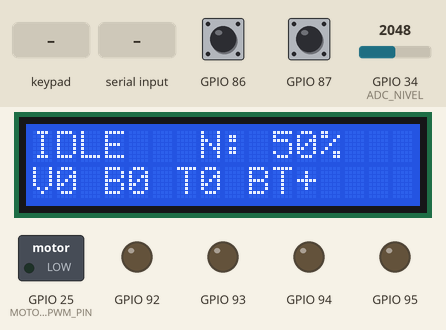
Recording of a sketch running on a simulated ESP32. Parts: 16×2 character LCD, switched loads named in the sketch (green lamp = pin HIGH), output pins drawn as LEDs (lit = HIGH). Wiring (inferred from the signals the program sends): 4×2 keypad with keys 1 2 3 4 5 6 7 8 (labels assumed): rows GPIO 80, GPIO 81, GPIO 82, GPIO 83; columns GPIO 84, GPIO 85. The inputs (shaded band) are chosen by the test bench; at power-on: GPIO 34 (ADC_NIVEL) = 2048, GPIO 86 HIGH, GPIO 87 HIGH (analog values on the 0–4095 scale). Nothing arrives over Bluetooth unless stated; pins used as bus, display or sensor lines are not drawn; what the sketch prints to the serial monitor is not drawn.

Above: at 1.3 s.
1.4 s: key '1' pressed
At 4.1 s:
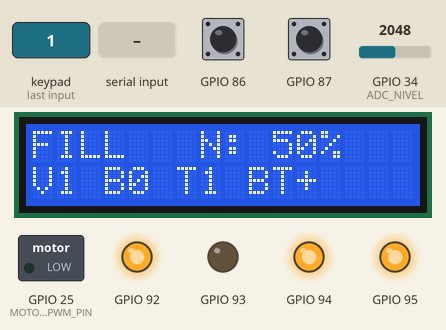
4.4 s: GPIO 34 (ADC_NIVEL) set to 2612
At 5.8 s:
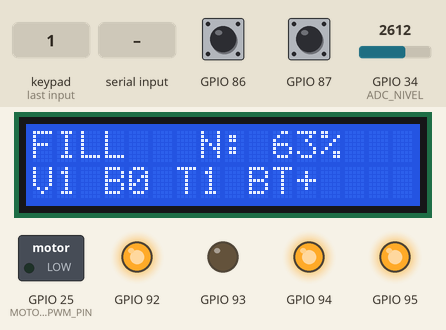
6.1 s: GPIO 34 (ADC_NIVEL) set to 2696
At 7.5 s:
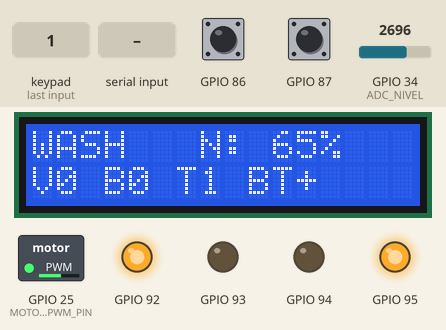
7.8 s: "STOP\n" received over the second serial link
At 8.7 s:
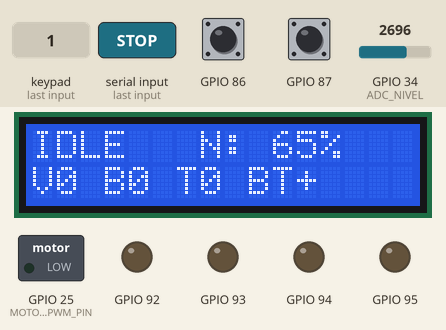
9.3 s: "START\n" received over the second serial link
At 9.8 s:
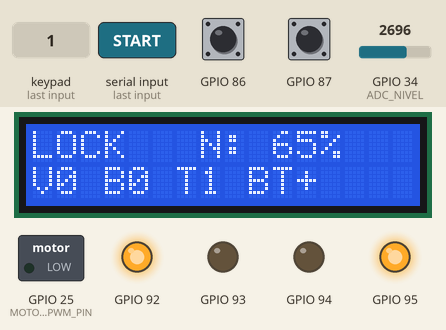
Timing chart, 0 to 39.3 s (numbered marks = the images above; inputs shaded):
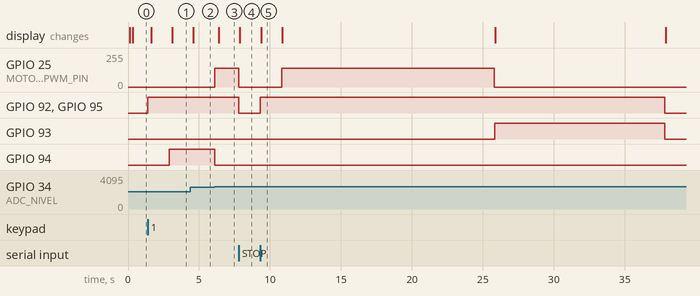

The sketch:

Microcontroladores.ino
```cpp
#include <Arduino.h>
#include <Wire.h>
#include <LiquidCrystal_I2C.h>
#include <Adafruit_MCP23X17.h>
#include <BluetoothSerial.h>
#include <esp_timer.h>

// Bloco: Objetos principais usados pelo LCD, expansor MCP23017 e Bluetooth.
LiquidCrystal_I2C lcd(0x20, 16, 2);
Adafruit_MCP23X17 mcp;
BluetoothSerial SerialBT;

// Bloco: Pinos e enderecos de hardware usados no projeto.
#define LCD_ADDR 0x20
#define MCP_ADDR 0x21
#define ADC_NIVEL 34
#define MOTOR_PWM_PIN 25
#define BT_NAME "ESP32_G1_WASHER"

// Bloco: Linhas e colunas do teclado 4x4 ligado ao MCP23017.
#define ROW1 0
#define ROW2 1
#define ROW3 2
#define ROW4 3
#define COL1 4
#define COL2 5
#define COL3 6
#define COL4 7

// Bloco: Saidas digitais do MCP23017 para os atuadores simulados.
#define MCP_TRAVA_PORTA 12
#define MCP_BOMBA 13
#define MCP_VALVULA 14
#define MCP_AUX_LED 15

// Bloco: Parametros do PWM real do motor no ESP32 Arduino Core 3.x.
static const uint16_t MOTOR_PWM_FREQ = 2000;
static const uint8_t MOTOR_PWM_RESOLUTION = 8;
static const uint8_t MOTOR_PWM_WASH = 140;
static const uint8_t MOTOR_PWM_RINSE = 120;
static const uint8_t MOTOR_PWM_SPIN = 220;

// Bloco: Tempos do processo em milissegundos para a demonstracao da bancada.
static const uint32_t DOOR_LOCK_MS = 1500;
static const uint32_t WASH_MS = 15000;
static const uint32_t DRAIN_TIMEOUT_MS = 12000;
static const uint32_t RINSE_BASE_MS = 9000;
static const uint32_t SPIN_MS = 10000;
static const uint32_t COMPLETE_MS = 4000;
static const uint32_t LCD_REFRESH_MS = 250;
static const uint32_t STATUS_PUSH_MS = 1000;

// Bloco: GRUPO 1 - Parametros do controle inteligente de nivel.
// O tempo previsto de enchimento varia conforme a diferenca entre o nivel atual e o alvo.
static const int TARGET_WASH_LEVEL_PCT = 65;
static const int TARGET_RINSE_LEVEL_PCT = 50;
static const int DRAIN_EMPTY_LEVEL_PCT = 10;
static const uint32_t FILL_MS_PER_PERCENT = 400;
static const uint32_t MIN_FILL_TIMEOUT_MS = 3000;
static const uint32_t MAX_FILL_TIMEOUT_MS = 30000;
static const uint8_t LEVEL_GRAPH_WIDTH = 20;

// Bloco: Estados principais da maquina de lavar exigida na avaliacao.
enum WashState {
  ST_IDLE,
  ST_LOCK_DOOR,
  ST_FILL_WASH,
  ST_WASH,
  ST_DRAIN_WASH,
  ST_FILL_RINSE,
  ST_RINSE,
  ST_DRAIN_RINSE,
  ST_SPIN,
  ST_COMPLETE,
  ST_FAULT
};

// Bloco: Base de tempo do firmware usando esp_timer em vez de delay() ou millis().
volatile uint32_t gTicks10ms = 0;
esp_timer_handle_t gSystemTimer = nullptr;

// Bloco: Flags de disponibilidade dos perifericos para diagnostico e contingencia.
bool mcpOk = false;
bool btOk = false;

// Bloco: Variaveis globais de processo, entradas, saidas e interface.
WashState currentState = ST_IDLE;
uint32_t stateStartedMs = 0;
uint32_t lastLcdRefreshMs = 0;
uint32_t lastStatusPushMs = 0;
bool valveOn = false;
bool pumpOn = false;
bool doorLocked = false;
bool auxLedOn = false;
bool btConnected = false;
char lastKey = '-';
int lastAdcRaw = 0;
int lastLevelPct = 0;
uint32_t adaptiveFillTimeoutMs = MAX_FILL_TIMEOUT_MS;
bool graphStreamingEnabled = true;
char lcdLine1[17] = "";
char lcdLine2[17] = "";
char btBuffer[32] = "";
uint8_t btBufferLen = 0;
String faultReason = "";

// Bloco: Callback do timer periodico que gera a base de tempo usada pela logica.
void onSystemTick(void *arg) {
  (void)arg;
  gTicks10ms++;
}

// Bloco: Le o tempo atual em milissegundos a partir do timer configurado.
uint32_t nowMs() {
  return gTicks10ms * 10UL;
}

// Bloco: Informa se um intervalo de tempo ja passou desde uma marca inicial.
bool elapsedMs(uint32_t startedAt, uint32_t intervalMs) {
  return (nowMs() - startedAt) >= intervalMs;
}

// Bloco: Traduz o estado atual para texto curto usado no LCD e no Bluetooth.
const char *stateName(WashState state) {
  switch (state) {
    case ST_IDLE: return "IDLE";
    case ST_LOCK_DOOR: return "LOCK";
    case ST_FILL_WASH: return "FILL";
    case ST_WASH: return "WASH";
    case ST_DRAIN_WASH: return "DRAIN1";
    case ST_FILL_RINSE: return "RFILL";
    case ST_RINSE: return "RINSE";
    case ST_DRAIN_RINSE: return "DRAIN2";
    case ST_SPIN: return "SPIN";
    case ST_COMPLETE: return "DONE";
    case ST_FAULT: return "FAULT";
    default: return "UNK";
  }
}

// Bloco: Atualiza as flags de saida digital ligadas ao MCP23017.
void writeMcpOutput(uint8_t pin, bool level) {
  if (mcpOk) {
    mcp.digitalWrite(pin, level ? HIGH : LOW);
  }
}

// Bloco: Controla o PWM real do motor no pino do ESP32.
void setMotorDuty(uint8_t duty) {
  ledcWrite(MOTOR_PWM_PIN, duty);
}

// Bloco: Liga ou desliga a valvula de entrada de agua.
void setValve(bool on) {
  valveOn = on;
  writeMcpOutput(MCP_VALVULA, on);
}

// Bloco: Liga ou desliga a bomba de escoamento.
void setPump(bool on) {
  pumpOn = on;
  writeMcpOutput(MCP_BOMBA, on);
}

// Bloco: Liga ou desliga a trava de porta simulada.
void setDoorLock(bool on) {
  doorLocked = on;
  writeMcpOutput(MCP_TRAVA_PORTA, on);
}

// Bloco: Usa uma saida auxiliar como indicador visual de ciclo em andamento.
void setAuxLed(bool on) {
  auxLedOn = on;
  writeMcpOutput(MCP_AUX_LED, on);
}

// Bloco: Coloca todos os atuadores em estado seguro.
void stopAllActuators() {
  setValve(false);
  setPump(false);
  setDoorLock(false);
  setAuxLed(false);
  setMotorDuty(0);
}

// Bloco: Faz a leitura do potenciometro que simula o nivel de agua.
void readLevelAdc() {
  lastAdcRaw = analogRead(ADC_NIVEL);
  lastLevelPct = map(lastAdcRaw, 0, 4095, 0, 100);
  if (lastLevelPct < 0) lastLevelPct = 0;
  if (lastLevelPct > 100) lastLevelPct = 100;
}

// Bloco: Prepara os pinos do teclado matricial no MCP23017.
void setupKeypad() {
  for (int i = 0; i <= 3; i++) {
    mcp.pinMode(i, OUTPUT);
    mcp.digitalWrite(i, HIGH);
  }
  for (int i = 4; i <= 7; i++) {
    mcp.pinMode(i, INPUT_PULLUP);
  }
}

// Bloco: Faz a varredura bruta do teclado 4x4.
char scanKeypadRaw() {
  const char mapKeys[4][4] = {
    {'1', '2', '3', 'A'},
    {'4', '5', '6', 'B'},
    {'7', '8', '9', 'C'},
    {'*', '0', '#', 'D'}
  };
  uint8_t rows[4] = {ROW1, ROW2, ROW3, ROW4};
  uint8_t cols[4] = {COL1, COL2, COL3, COL4};

  for (int i = 0; i < 4; i++) {
    mcp.digitalWrite(rows[i], HIGH);
  }

  for (int r = 0; r < 4; r++) {
    mcp.digitalWrite(rows[r], LOW);
    for (int c = 0; c < 4; c++) {
      if (mcp.digitalRead(cols[c]) == LOW) {
        mcp.digitalWrite(rows[r], HIGH);
        return mapKeys[r][c];
      }
    }
    mcp.digitalWrite(rows[r], HIGH);
  }

  return 0;
}

// Bloco: Gera um evento unico por tecla, evitando repeticao por tecla segurada.
char getKeyEvent() {
  static bool locked = false;
  if (!mcpOk) return 0;

  char current = scanKeypadRaw();
  if (current != 0 && !locked) {
    locked = true;
    return current;
  }
  if (current == 0) {
    locked = false;
  }
  return 0;
}

// Bloco: Entra em um novo estado e atualiza a marca de tempo correspondente.
void enterState(WashState nextState) {
  currentState = nextState;
  stateStartedMs = nowMs();
}

// Bloco: GRUPO 1 - Calcula o tempo de enchimento pelo nivel atual e nivel desejado.
uint32_t calculateAdaptiveFillTimeout(int currentLevelPct, int targetLevelPct) {
  int missingLevelPct = targetLevelPct - currentLevelPct;
  if (missingLevelPct < 1) missingLevelPct = 1;

  uint32_t estimatedMs = (uint32_t)missingLevelPct * FILL_MS_PER_PERCENT;
  return constrain(estimatedMs, MIN_FILL_TIMEOUT_MS, MAX_FILL_TIMEOUT_MS);
}

// Bloco: GRUPO 1 - Prepara cada enchimento com um tempo calculado automaticamente.
void prepareAdaptiveFill(int targetLevelPct) {
  readLevelAdc();
  adaptiveFillTimeoutMs = calculateAdaptiveFillTimeout(lastLevelPct, targetLevelPct);

  Serial.print("FILL ESTIMATE: ");
  Serial.print(adaptiveFillTimeoutMs);
  Serial.println(" ms");

  if (btOk) {
    SerialBT.print("FILL_ESTIMATE_MS=");
    SerialBT.println(adaptiveFillTimeoutMs);
  }
}

// Bloco: Abre falha controlada para exibir erro e travar o ciclo com seguranca.
void enterFault(const String &reason) {
  faultReason = reason;
  stopAllActuators();
  enterState(ST_FAULT);
  Serial.println("FAULT: " + reason);
  if (btOk) {
    SerialBT.println("FAULT:" + reason);
  }
}

// Bloco: Inicia o ciclo principal da maquina de lavar.
void requestCycleStart() {
  if (currentState != ST_IDLE && currentState != ST_COMPLETE) {
    return;
  }

  readLevelAdc();
  setAuxLed(true);
  faultReason = "";
  enterState(ST_LOCK_DOOR);
}

// Bloco: Cancela o ciclo e retorna ao estado ocioso.
void cancelCycle(const String &reason) {
  stopAllActuators();
  faultReason = reason;
  enterState(ST_IDLE);
  Serial.println("CANCEL: " + reason);
  if (btOk) {
    SerialBT.println("CANCEL:" + reason);
  }
}

// Bloco: Monta a primeira linha do LCD de acordo com o estado do sistema.
void buildLcdLine1(char *out, size_t outSize) {
  if (currentState == ST_FAULT) {
    snprintf(out, outSize, "FAULT %-10s", "CHECK");
    return;
  }

  snprintf(out, outSize, "%-6s N:%3d%%", stateName(currentState), lastLevelPct);
}

// Bloco: Monta a segunda linha do LCD com atuadores e conectividade.
void buildLcdLine2(char *out, size_t outSize) {
  if (currentState == ST_FAULT) {
    snprintf(out, outSize, "BT%c FILL:%lus", btConnected ? '+' : '-', adaptiveFillTimeoutMs / 1000UL);
    return;
  }

  snprintf(
    out,
    outSize,
    "V%c B%c T%c BT%c",
    valveOn ? '1' : '0',
    pumpOn ? '1' : '0',
    doorLocked ? '1' : '0',
    btConnected ? '+' : '-'
  );
}

// Bloco: GRUPO 1 - Envia um grafico textual do nivel de agua pelo Bluetooth.
void sendLevelGraph() {
  if (!btOk) return;

  int filledBars = map(lastLevelPct, 0, 100, 0, LEVEL_GRAPH_WIDTH);
  SerialBT.print("LEVEL [");
  for (int i = 0; i < LEVEL_GRAPH_WIDTH; i++) {
    SerialBT.print(i < filledBars ? '#' : '-');
  }
  SerialBT.print("] ");
  SerialBT.print(lastLevelPct);
  SerialBT.println("%");
}

// Bloco: Atualiza o LCD sem limpar a tela a cada loop, evitando flicker.
void refreshLcdIfNeeded() {
  if (!elapsedMs(lastLcdRefreshMs, LCD_REFRESH_MS)) {
    return;
  }
  lastLcdRefreshMs = nowMs();

  char newLine1[17];
  char newLine2[17];
  buildLcdLine1(newLine1, sizeof(newLine1));
  buildLcdLine2(newLine2, sizeof(newLine2));

  if (strcmp(newLine1, lcdLine1) != 0) {
    strncpy(lcdLine1, newLine1, sizeof(lcdLine1));
    lcdLine1[16] = '\0';
    lcd.setCursor(0, 0);
    lcd.print("                ");
    lcd.setCursor(0, 0);
    lcd.print(lcdLine1);
  }

  if (strcmp(newLine2, lcdLine2) != 0) {
    strncpy(lcdLine2, newLine2, sizeof(lcdLine2));
    lcdLine2[16] = '\0';
    lcd.setCursor(0, 1);
    lcd.print("                ");
    lcd.setCursor(0, 1);
    lcd.print(lcdLine2);
  }
}

// Bloco: Envia um status detalhado pelo Bluetooth para a demonstracao e diagnostico.
void sendBluetoothStatus() {
  if (!btOk) return;

  SerialBT.print("STATE="); SerialBT.print(stateName(currentState));
  SerialBT.print(" ADC="); SerialBT.print(lastAdcRaw);
  SerialBT.print(" LEVEL="); SerialBT.print(lastLevelPct);
  SerialBT.print(" FILL_LIMIT_MS="); SerialBT.print(adaptiveFillTimeoutMs);
  SerialBT.print(" VALVE="); SerialBT.print(valveOn ? 1 : 0);
  SerialBT.print(" PUMP="); SerialBT.print(pumpOn ? 1 : 0);
  SerialBT.print(" LOCK="); SerialBT.print(doorLocked ? 1 : 0);
  SerialBT.print(" BT="); SerialBT.print(btConnected ? 1 : 0);
  SerialBT.println();
}

// Bloco: Publica periodicamente o status para cumprir o modo de diagnostico remoto.
void pushStatusIfNeeded() {
  if (!btOk || !btConnected) return;
  if (!elapsedMs(lastStatusPushMs, STATUS_PUSH_MS)) return;
  lastStatusPushMs = nowMs();
  sendBluetoothStatus();
  if (graphStreamingEnabled) {
    sendLevelGraph();
  }
}

// Bloco: Interpreta comandos completos recebidos pela serial Bluetooth.
void handleBluetoothCommand(String cmd) {
  cmd.trim();
  cmd.toUpperCase();
  if (cmd.length() == 0) return;

  if (cmd == "PING") {
    SerialBT.println("PONG");
  } else if (cmd == "STATUS") {
    sendBluetoothStatus();
  } else if (cmd == "START") {
    requestCycleStart();
    SerialBT.println("START OK");
  } else if (cmd == "STOP") {
    cancelCycle("REMOTE STOP");
    SerialBT.println("STOP OK");
  } else if (cmd == "ADC") {
    SerialBT.print("ADC="); SerialBT.print(lastAdcRaw);
    SerialBT.print(" LEVEL="); SerialBT.print(lastLevelPct);
    SerialBT.println("%");
  } else if (cmd == "HELP") {
    SerialBT.println("CMD: START STOP STATUS ADC GRAPH GRAPH:ON GRAPH:OFF MOTOR:x");
  } else if (cmd == "GRAPH") {
    // GRUPO 1: envia imediatamente o grafico do nivel.
    sendLevelGraph();
  } else if (cmd == "GRAPH:ON") {
    // GRUPO 1: ativa o envio periodico do grafico pelo Bluetooth.
    graphStreamingEnabled = true;
    SerialBT.println("GRAPH STREAM ON");
  } else if (cmd == "GRAPH:OFF") {
    // GRUPO 1: desativa o envio periodico do grafico pelo Bluetooth.
    graphStreamingEnabled = false;
    SerialBT.println("GRAPH STREAM OFF");
  } else if (cmd.startsWith("MOTOR:")) {
    int duty = cmd.substring(6).toInt();
    duty = constrain(duty, 0, 255);
    setMotorDuty((uint8_t)duty);
    SerialBT.print("MOTOR DUTY "); SerialBT.println(duty);
  } else {
    SerialBT.println("ERR CMD");
  }
}

// Bloco: Processa o Bluetooth de forma nao bloqueante, byte a byte.
void processBluetooth() {
  if (!btOk) return;

  while (SerialBT.available()) {
    char ch = (char)SerialBT.read();
    if (ch == '\r') continue;

    if (ch == '\n') {
      btBuffer[btBufferLen] = '\0';
      handleBluetoothCommand(String(btBuffer));
      btBufferLen = 0;
      btBuffer[0] = '\0';
      continue;
    }

    if (btBufferLen < sizeof(btBuffer) - 1) {
      btBuffer[btBufferLen++] = ch;
      btBuffer[btBufferLen] = '\0';
    } else {
      btBufferLen = 0;
      btBuffer[0] = '\0';
      SerialBT.println("ERR BUF");
    }
  }
}

// Bloco: Interpreta as teclas do painel frontal conforme o modo atual.
void processKeypad() {
  char key = getKeyEvent();
  if (!key) return;

  lastKey = key;
  Serial.print("KEY: "); Serial.println(key);
  if (btOk) {
    SerialBT.print("KEY:");
    SerialBT.println(key);
  }

  if (key == '1') {
    requestCycleStart();
    return;
  }

  if (key == '2') {
    cancelCycle("PANEL STOP");
    return;
  }

  if (key == '3' && btOk) {
    sendBluetoothStatus();
    sendLevelGraph();
    return;
  }

  if (key == 'A' && btOk) {
    graphStreamingEnabled = !graphStreamingEnabled;
    SerialBT.println(graphStreamingEnabled ? "GRAPH STREAM ON" : "GRAPH STREAM OFF");
    return;
  }
}

// Bloco: Implementa a maquina de estados principal do processo de lavagem.
void runStateMachine() {
  switch (currentState) {
    case ST_IDLE:
      stopAllActuators();
      break;

    case ST_LOCK_DOOR:
      setDoorLock(true);
      setAuxLed(true);
      if (elapsedMs(stateStartedMs, DOOR_LOCK_MS)) {
        // GRUPO 1: calcula o tempo de enchimento usando o nivel atual.
        prepareAdaptiveFill(TARGET_WASH_LEVEL_PCT);
        enterState(ST_FILL_WASH);
      }
      break;

    case ST_FILL_WASH:
      setValve(true);
      setPump(false);
      setMotorDuty(0);
      if (lastLevelPct >= TARGET_WASH_LEVEL_PCT) {
        setValve(false);
        enterState(ST_WASH);
      } else if (elapsedMs(stateStartedMs, adaptiveFillTimeoutMs)) {
        enterFault("FILL TIMEOUT");
      }
      break;

    case ST_WASH:
      setValve(false);
      setPump(false);
      setDoorLock(true);
      setMotorDuty(MOTOR_PWM_WASH);
      if (elapsedMs(stateStartedMs, WASH_MS)) {
        setMotorDuty(0);
        enterState(ST_DRAIN_WASH);
      }
      break;

    case ST_DRAIN_WASH:
      setPump(true);
      setValve(false);
      setMotorDuty(0);
      if (lastLevelPct <= DRAIN_EMPTY_LEVEL_PCT) {
        setPump(false);
        // GRUPO 1: recalcula o tempo para o enchimento do enxague.
        prepareAdaptiveFill(TARGET_RINSE_LEVEL_PCT);
        enterState(ST_FILL_RINSE);
      } else if (elapsedMs(stateStartedMs, DRAIN_TIMEOUT_MS)) {
        enterFault("DRAIN1 TIMEOUT");
      }
      break;

    case ST_FILL_RINSE:
      setValve(true);
      setPump(false);
      setMotorDuty(0);
      if (lastLevelPct >= TARGET_RINSE_LEVEL_PCT) {
        setValve(false);
        enterState(ST_RINSE);
      } else if (elapsedMs(stateStartedMs, adaptiveFillTimeoutMs)) {
        enterFault("RINSE FILL TO");
      }
      break;

    case ST_RINSE:
      setValve(false);
      setPump(false);
      setDoorLock(true);
      setMotorDuty(MOTOR_PWM_RINSE);
      if (elapsedMs(stateStartedMs, RINSE_BASE_MS)) {
        setMotorDuty(0);
        enterState(ST_DRAIN_RINSE);
      }
      break;

    case ST_DRAIN_RINSE:
      setPump(true);
      setValve(false);
      setMotorDuty(0);
      if (lastLevelPct <= DRAIN_EMPTY_LEVEL_PCT) {
        setPump(false);
        enterState(ST_SPIN);
      } else if (elapsedMs(stateStartedMs, DRAIN_TIMEOUT_MS)) {
        enterFault("DRAIN2 TIMEOUT");
      }
      break;

    case ST_SPIN:
      setDoorLock(true);
      setValve(false);
      setPump(false);
      setMotorDuty(MOTOR_PWM_SPIN);
      if (elapsedMs(stateStartedMs, SPIN_MS)) {
        setMotorDuty(0);
        enterState(ST_COMPLETE);
      }
      break;

    case ST_COMPLETE:
      stopAllActuators();
      if (elapsedMs(stateStartedMs, COMPLETE_MS)) {
        enterState(ST_IDLE);
      }
      break;

    case ST_FAULT:
      stopAllActuators();
      break;
  }
}

// Bloco: Inicializa o esp_timer periodico exigido para a temporizacao do firmware.
void setupSystemTimer() {
  esp_timer_create_args_t timerArgs = {};
  timerArgs.callback = &onSystemTick;
  timerArgs.name = "washer_tick";
  esp_err_t createErr = esp_timer_create(&timerArgs, &gSystemTimer);
  if (createErr == ESP_OK) {
    esp_timer_start_periodic(gSystemTimer, 10000);
  }
}

// Bloco: Configura o hardware usado pelo sketch logo no boot.
void setupHardware() {
  Serial.begin(115200);
  Wire.begin(21, 22);
  analogReadResolution(12);
  analogSetAttenuation(ADC_11db);
  pinMode(ADC_NIVEL, INPUT);

  bool pwmOk = ledcAttach(MOTOR_PWM_PIN, MOTOR_PWM_FREQ, MOTOR_PWM_RESOLUTION);
  if (!pwmOk) {
    Serial.println("PWM FAIL");
  }
  setMotorDuty(0);

  lcd.init();
  lcd.backlight();
  lcd.setCursor(0, 0);
  lcd.print("Init washer...");

  mcpOk = mcp.begin_I2C(MCP_ADDR);
  if (mcpOk) {
    setupKeypad();
    mcp.pinMode(MCP_TRAVA_PORTA, OUTPUT);
    mcp.pinMode(MCP_BOMBA, OUTPUT);
    mcp.pinMode(MCP_VALVULA, OUTPUT);
    mcp.pinMode(MCP_AUX_LED, OUTPUT);
    stopAllActuators();
  } else {
    Serial.println("MCP FAIL");
  }

  btOk = SerialBT.begin(BT_NAME);
  if (!btOk) {
    Serial.println("BT FAIL");
  }
}

// Bloco: Executa as rotinas de inicializacao do firmware.
void setup() {
  setupSystemTimer();
  setupHardware();
  readLevelAdc();
  enterState(ST_IDLE);
  lastLcdRefreshMs = nowMs() - LCD_REFRESH_MS;
  refreshLcdIfNeeded();
  Serial.println("WASHER READY");
  Serial.println(BT_NAME);
}

// Bloco: Mantem o sistema reagindo a entradas, estados e atualizacao da interface.
void loop() {
  btConnected = btOk && SerialBT.hasClient();
  readLevelAdc();
  processBluetooth();
  processKeypad();
  runStateMachine();
  pushStatusIfNeeded();
  refreshLcdIfNeeded();
}
```

Measured:
- the behaviour switches between 2661 and 2662 on GPIO 34 (ADC_NIVEL) (found by bisection; images 2 and 3)
- after the input at 1.4 s, GPIO 92, GPIO 95: LOW → HIGH at once; GPIO 94: LOW → HIGH after 1.5 s; the display: first changes after 0.23 s (image 1 shows a later state)
- after the input at 4.4 s, the display: changes after 0.20 s (image 2)
- after the input at 6.1 s, GPIO 25 (MOTOR_PWM_PIN): 0/255 → 139/255 at once; GPIO 94: HIGH → LOW at once; the display: changes after 0.28 s (image 3)
- after the input at 7.8 s, GPIO 25 (MOTOR_PWM_PIN): 139/255 → 0/255 at once; GPIO 92, GPIO 95: HIGH → LOW at once; the display: changes after 0.08 s (image 4)
- after the input at 9.3 s, GPIO 25 (MOTOR_PWM_PIN): 0/255 → 139/255 after 1.5 s, → 0/255 15.0 s later; GPIO 92, GPIO 95: LOW → HIGH at once, → LOW 28.5 s later; GPIO 93: LOW → HIGH after 16.5 s, → LOW 12.0 s later; the display: changes after 0.08 s (image 5)
- what the display in image 5 shows lasts 1.5 s, from 9.4 s to 10.9 s
